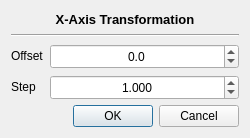
<?xml version="1.0" encoding="UTF-8"?>
<ui version="4.0">
 <class>Dialog</class>
 <widget class="QDialog" name="Dialog">
  <property name="geometry">
   <rect>
    <x>0</x>
    <y>0</y>
    <width>250</width>
    <height>138</height>
   </rect>
  </property>
  <property name="sizePolicy">
   <sizepolicy hsizetype="Preferred" vsizetype="Preferred">
    <horstretch>0</horstretch>
    <verstretch>0</verstretch>
   </sizepolicy>
  </property>
  <property name="minimumSize">
   <size>
    <width>250</width>
    <height>0</height>
   </size>
  </property>
  <property name="maximumSize">
   <size>
    <width>16777215</width>
    <height>16777215</height>
   </size>
  </property>
  <property name="windowTitle">
   <string>Transformation</string>
  </property>
  <layout class="QVBoxLayout" name="verticalLayout">
   <item>
    <widget class="QLabel" name="label_axis">
     <property name="font">
      <font>
       <pointsize>10</pointsize>
       <weight>75</weight>
       <bold>true</bold>
      </font>
     </property>
     <property name="text">
      <string>X-Axis Transformation</string>
     </property>
     <property name="alignment">
      <set>Qt::AlignCenter</set>
     </property>
    </widget>
   </item>
   <item>
    <widget class="Line" name="line">
     <property name="orientation">
      <enum>Qt::Horizontal</enum>
     </property>
    </widget>
   </item>
   <item>
    <layout class="QGridLayout" name="gridLayout">
     <item row="0" column="0">
      <widget class="QLabel" name="x_title">
       <property name="text">
        <string>Offset</string>
       </property>
      </widget>
     </item>
     <item row="0" column="1">
      <widget class="QDoubleSpinBox" name="ui_offset">
       <property name="sizePolicy">
        <sizepolicy hsizetype="MinimumExpanding" vsizetype="MinimumExpanding">
         <horstretch>0</horstretch>
         <verstretch>0</verstretch>
        </sizepolicy>
       </property>
       <property name="minimumSize">
        <size>
         <width>0</width>
         <height>25</height>
        </size>
       </property>
       <property name="maximumSize">
        <size>
         <width>16777215</width>
         <height>23</height>
        </size>
       </property>
       <property name="sizeIncrement">
        <size>
         <width>0</width>
         <height>0</height>
        </size>
       </property>
       <property name="alignment">
        <set>Qt::AlignCenter</set>
       </property>
       <property name="decimals">
        <number>1</number>
       </property>
       <property name="minimum">
        <double>-999999999.000000000000000</double>
       </property>
       <property name="maximum">
        <double>999999999.000000000000000</double>
       </property>
      </widget>
     </item>
     <item row="1" column="0">
      <widget class="QLabel" name="x_title_2">
       <property name="text">
        <string>Step</string>
       </property>
      </widget>
     </item>
     <item row="1" column="1">
      <widget class="QDoubleSpinBox" name="ui_step">
       <property name="sizePolicy">
        <sizepolicy hsizetype="MinimumExpanding" vsizetype="MinimumExpanding">
         <horstretch>0</horstretch>
         <verstretch>0</verstretch>
        </sizepolicy>
       </property>
       <property name="minimumSize">
        <size>
         <width>0</width>
         <height>25</height>
        </size>
       </property>
       <property name="maximumSize">
        <size>
         <width>16777215</width>
         <height>23</height>
        </size>
       </property>
       <property name="sizeIncrement">
        <size>
         <width>0</width>
         <height>0</height>
        </size>
       </property>
       <property name="alignment">
        <set>Qt::AlignCenter</set>
       </property>
       <property name="decimals">
        <number>3</number>
       </property>
       <property name="minimum">
        <double>0.001000000000000</double>
       </property>
       <property name="maximum">
        <double>999999999.000000000000000</double>
       </property>
       <property name="value">
        <double>1.000000000000000</double>
       </property>
      </widget>
     </item>
    </layout>
   </item>
   <item>
    <widget class="QDialogButtonBox" name="button_box">
     <property name="orientation">
      <enum>Qt::Horizontal</enum>
     </property>
     <property name="standardButtons">
      <set>QDialogButtonBox::Cancel|QDialogButtonBox::Ok</set>
     </property>
    </widget>
   </item>
  </layout>
 </widget>
 <resources/>
 <connections>
  <connection>
   <sender>button_box</sender>
   <signal>rejected()</signal>
   <receiver>Dialog</receiver>
   <slot>reject()</slot>
   <hints>
    <hint type="sourcelabel">
     <x>316</x>
     <y>260</y>
    </hint>
    <hint type="destinationlabel">
     <x>286</x>
     <y>274</y>
    </hint>
   </hints>
  </connection>
  <connection>
   <sender>button_box</sender>
   <signal>accepted()</signal>
   <receiver>Dialog</receiver>
   <slot>accept()</slot>
   <hints>
    <hint type="sourcelabel">
     <x>248</x>
     <y>254</y>
    </hint>
    <hint type="destinationlabel">
     <x>157</x>
     <y>274</y>
    </hint>
   </hints>
  </connection>
 </connections>
</ui>
